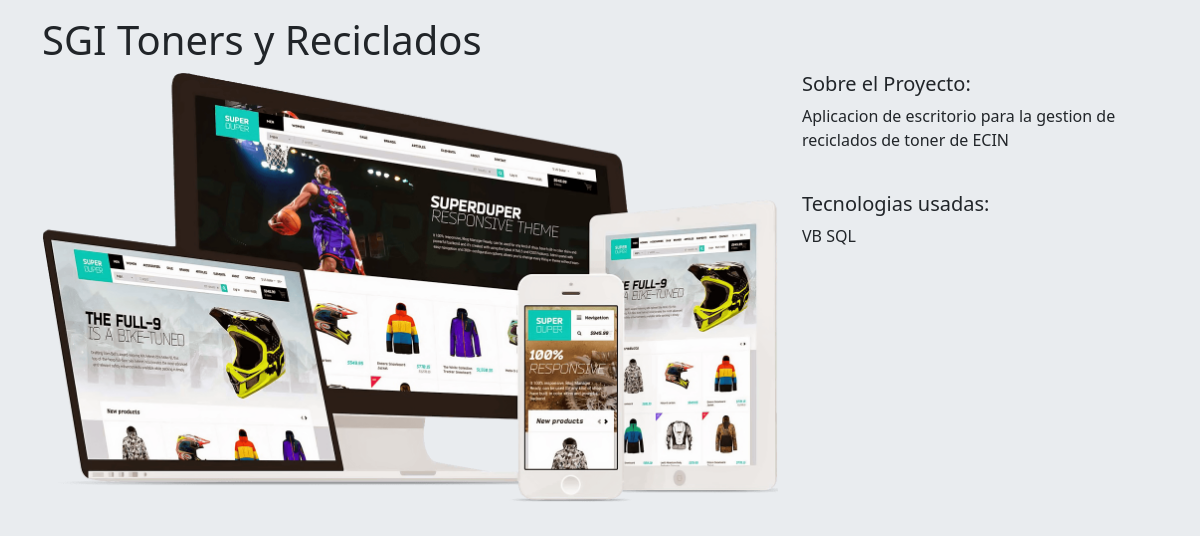
Page /portfolio/2/ on the committed database.
### Portfolio/models.py (models this page shows)
class Proyecto(models.Model):
    titulo = models.CharField(max_length=100)
    descripcion = models.TextField()
    tecnologias = models.CharField(max_length=200)
    link = models.CharField(max_length=150)
    imagen = models.FilePathField(path='/img')

### Portfolio/views.py (the view)
# urls.py: path('<int:pk>/', views.ProjectDetail, name='project_detail'),
def ProjectDetail(request,pk):
    proyecto = Proyecto.objects.get(pk=pk)
    context = {
        'proyecto':proyecto
    }
    return render(request,'projects/detail.html',context)

### Portfolio/templates/projects/detail.html
{% extends "base.html" %}
{% load static %}
{% block page_content %}
<main class="container mt-3 mb-5">
    <div class="row">
        <h1>{{proyecto.titulo}}</h1>
    </div>
    <div class="row">
        <div class="col-12 col-md-8">
            <img src="{% static proyecto.imagen %}" alt="{{proyecto.titulo}}" class="img-fluid">
        </div>
        <div class="col-12 col-md-4">
            <h5>Sobre el Proyecto:</h5>
            <p>{{proyecto.descripcion}}</p>
            <br>
            <h5>Tecnologias usadas:</h5>
            <p>{{proyecto.tecnologias}}</p>
        </div>
    </div>
</main>
{% endblock %}

### rows in the picture
Proyecto: titulo "SGI Toners y Reciclados", imagen (picture), descripcion "Aplicacion de escritorio para la gestion de reciclados de toner de ECIN", tecnologias "VB SQL"
